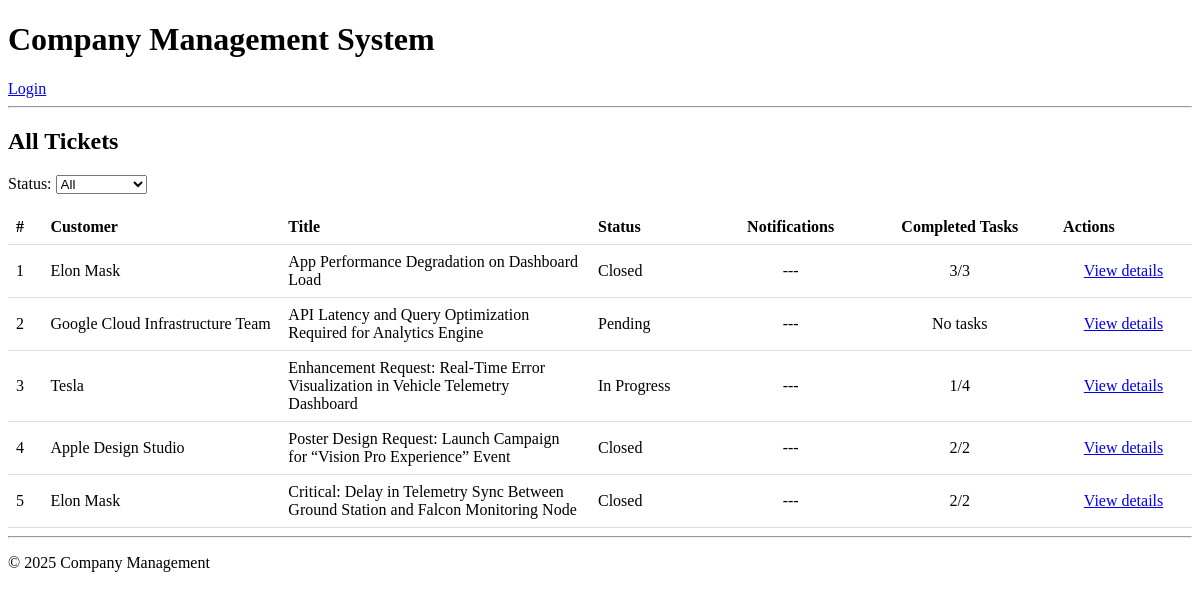
Page /customers/ticket/view/ on the earlier database version.
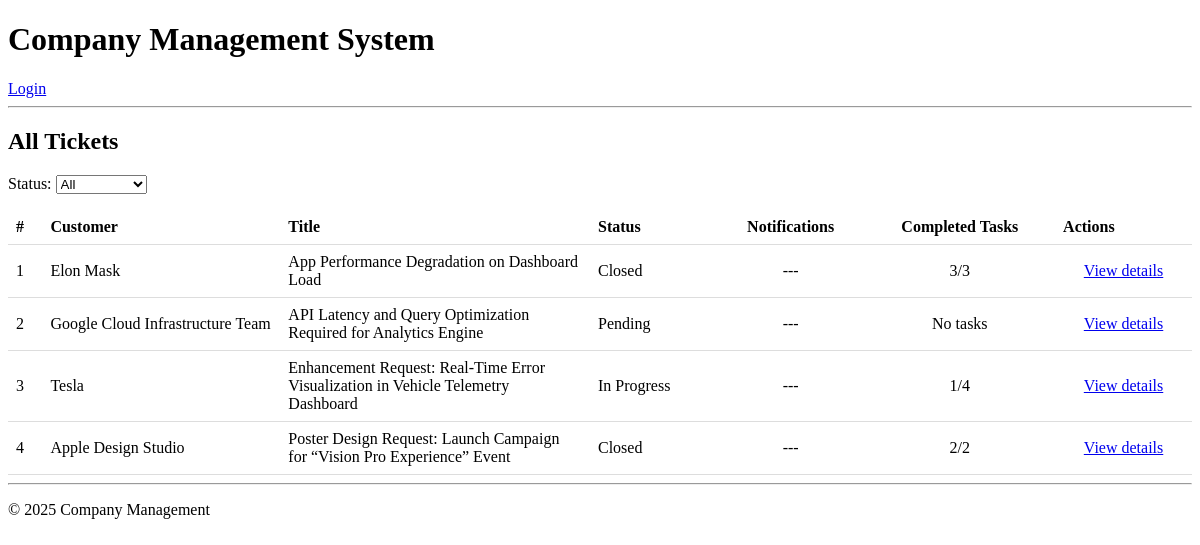
Same page on the later database version.
### customers/models.py (models this page shows, shortened)
class Ticket(models.Model):
    customer = models.ForeignKey(Customer, on_delete=models.CASCADE, related_name='tickets')
    subject = models.CharField(max_length=200)
    description = models.TextField()
    status = models.CharField(max_length=20, choices=STATUS_CHOICES, default='Pending')
    created_at = models.DateTimeField(auto_now_add=True)
    updated_at = models.DateTimeField(auto_now=True)

class Customer(models.Model):
    user = models.OneToOneField(settings.AUTH_USER_MODEL, on_delete=models.CASCADE)
    phone = models.CharField(max_length=15, blank=True)

### users/models.py (models this page shows, shortened)
class CustomUser(AbstractUser):
    ROLE_ADMIN = 'ADMIN'
    ROLE_MANAGER = 'MANAGER'
    ROLE_EMPLOYEE = 'EMPLOYEE'
    ROLE_CUSTOMER = 'CUSTOMER'
    ROLE_CHOICES = (
        (ROLE_ADMIN, 'Admin/HR'),
        (ROLE_MANAGER, 'Manager'),
        (ROLE_EMPLOYEE, 'Employee'),
        (ROLE_CUSTOMER,'Customer')
    )
    name=models.CharField(max_length=500,null=False)
    role = models.CharField(max_length=20, choices=ROLE_CHOICES, default=ROLE_EMPLOYEE)
    phone = models.CharField(max_length=15, blank=True, null=True)
    groups = models.ManyToManyField(
        'auth.Group',
        related_name='customuser_set',  # different from auth.User.user_set
        blank=True,
        help_text='The groups this user belongs to.'
    )
    user_permissions = models.ManyToManyField(
        'auth.Permission',
        related_name='customuser_set',  # different from auth.Permission.user_set
        blank=True,
        help_text='Specific permissions for this user.'
    )

### customers/views.py (the view)
# urls.py: path('ticket/view/', views.ticket_list_admin, name='ticket_list_admin'),
def ticket_list_admin(request):
    status="All"
    if request.GET.get("status") and request.GET.get("status")!="all":
        status=request.GET.get("status")
        tickets = Ticket.objects.filter(status=request.GET.get("status"))
    else:
        tickets = Ticket.objects.all()
    for tic in tickets:
        taskDetails=getTicketDetails(tic)
        tic.total=taskDetails[0]
        tic.Complete=taskDetails[0]-taskDetails[1]
        responses = tic.responses.filter(
            is_customer_reply=True,
            status=False
        ).count()
        tic.Notification=responses
    form=TicketStatusFilterForm(initial={'status': status})
    return render(request, 'customer/ticket_list_admin.html', {'tickets': tickets,"form":form})

### customers/forms.py
class TicketStatusFilterForm(forms.ModelForm):
    class Meta:
        model = Ticket
        fields = ['status']
        widgets = {
            'status': forms.Select(attrs={'onchange': 'this.form.submit();'})
        }
    def __init__(self, *args, **kwargs):
        super().__init__(*args, **kwargs)
        choices = [('all', 'All')] + list(self.fields['status'].choices)
        self.fields['status'].choices = choices

### customers/views.py (called while the page is built)
def getTicketDetails(ticket):
    total=0
    pending=0
    tasks=Task.objects.filter(ticket=ticket)
    for tic in tasks:
        total+=1
        if tic.status!="Completed":
            pending+=1
    return [total,pending]

### customers/templates/customer/ticket_list_admin.html (shortened to what this page needs)
{% extends 'base.html' %}
{% block content %}
<h2>All Tickets</h2>
<form method="get">
    {{ form.as_p }}
</form>
{% if tickets %}
<table style="width: 100%; border-collapse: collapse;">
    <thead>
        <tr>
            <th>#</th>
            <th>Customer</th>
            <th>Title</th>
            <th>Status</th>
            <th style="text-align: center;">Notifications</th>
            <th style="text-align: center;">Completed Tasks</th>
            <th>Actions</th>
        </tr>
    </thead>
    <tbody>
        {% for ticket in tickets %}
        <tr>
            <td>{{ forloop.counter }}</td>
            <td style="max-width: 150px;">{{ ticket.customer.user.name }}</td>
            <td style="max-width: 200px;">{{ ticket.subject }}</td>
            <td {% if ticket.status == 'Canceled'%} style="color: red;"{% endif%}>{{ ticket.status }}</td>
            <td style="text-align: center;">{% if ticket.Notification == 0 %}---{% else %}{{ ticket.Notification }}{% endif %}</td>
            <td style="text-align: center;">{% if ticket.total != 0 %}{{ ticket.Complete }}/{{ ticket.total }}{%else%}No tasks{%endif%}</td>
            <td style="text-align: center;">
                <a href="{% url 'ticket_detail' ticket.id %}">View details</a>
            </td>
        </tr>
        {% endfor %}
    </tbody>
</table>
{% else %}
<p>No tickets available.</p>
{% endif %}
{% endblock %}

Differences in the rows shown:
removed Ticket: customer.user.name "Elon Mask", subject "Critical: Delay in Telemetry Sync Between Ground Station and Falcon Monitoring Node", status "Closed", Complete "2", total "2"
